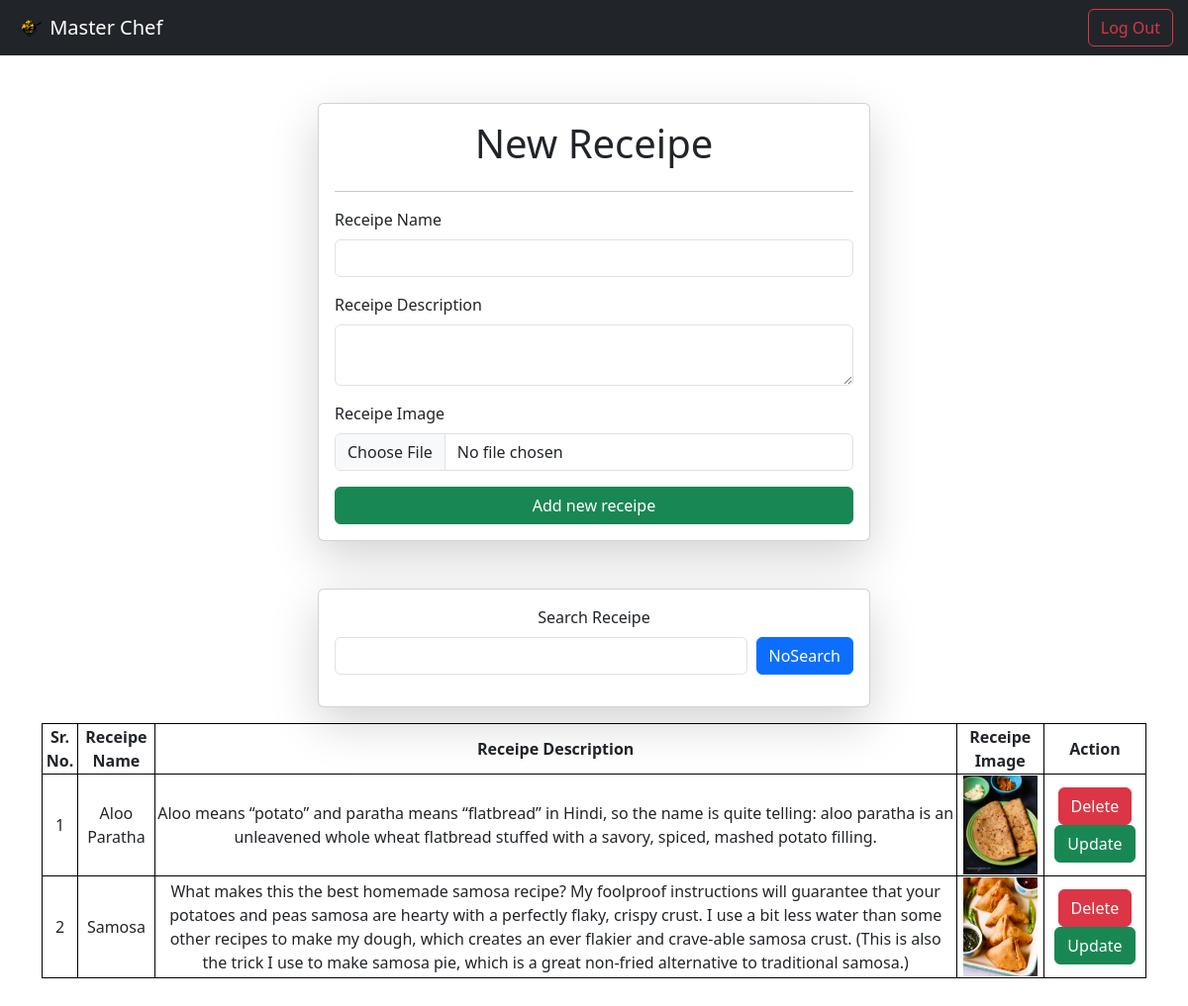
The page /vege/ (signed in) on the database its author committed.
### vege/models.py (models this page shows, shortened)
class Reci(models.Model):
    user = models.ForeignKey(User,on_delete=models.SET_NULL , null = True , blank= True)
    receipe_name = models.CharField(max_length=100)
    slug = models.SlugField(unique=True)
    receipe_description = models.TextField()
    receipe_image = models.ImageField(upload_to="")
    receipe_view_count = models.IntegerField(default=1)
    is_deleted = models.BooleanField(default=False)
    objects = ReciManager()
    admin_objects = models.Manager()

### vege/views.py (the view, shortened to what this page needs)
# urls.py: path('vege/',receipes,name="receipes"),
@login_required(login_url = "/login/")
def receipes(request):
    queryset = Reci.objects.all()
    if request.GET.get('search'):
        queryset = queryset.filter(receipe_name__icontains = request.GET.get('search'))
    context = {"receipes" : queryset}
    return render(request,"receipes.html",context)

### vege/models.py (called while the page is built)
    def get_queryset(self):
        return super().get_queryset().filter(is_deleted=False)

### vege/templates/receipes.html (shortened to what this page needs)
<!DOCTYPE html>
<html lang="en">
<head>
  <link href="https://cdn.jsdelivr.net/npm/bootstrap@5.3.1/dist/css/bootstrap.min.css" rel="stylesheet"
>
</head>
<body>
  <nav class="navbar navbar-dark bg-dark">
    <a class="navbar-brand" href="#">
      <img src="/media/ico.png" width="30" height="30" class="d-inline-block align-top display-1 ml-3" style="margin-left: 15px;" alt="">
      Master Chef
    </a>
    {% if request.user.is_authenticated %}
    <a href="/logout/" class="btn btn-outline-danger my-2 my-sm-0" style="margin-right: 15px; visibility: visible; " type="submit">Log Out</a>
    {% else %}
    <a href="/login/" class="btn btn-outline-danger my-2 my-sm-0" style="margin-right: 15px; visibility: hidden; " type="submit">Losg Out</a>
    {% endif %}
  </nav>
  <div class="container mt-5">
    <form class="col-6 mx-auto card p-3 shadow-lg" method="post" enctype="multipart/form-data">
      <h1 class="mx-auto">New Receipe</h1>
      <hr>
      <div class="mb-3">
        <label class="form-label">Receipe Name</label>
        <input type="text" class="form-control" name="receipe_name" required>
      </div>
      <div class="mb-3">
        <label class="form-label">Receipe Description</label>
        <textarea class="form-control" name="receipe_description" required></textarea>
      </div>
      <div class="mb-3">
        <label class="form-label">Receipe Image</label>
        <input type="file" class="form-control" name="receipe_image" required>
      </div>
      <button type="submit" class="btn btn-success ">Add new receipe</button>
    </form>
    <div class="search mt-5 ">
      <div class="mx-auto col-6"  style="text-align: center;">
        <form class="mx-auto card p-3 shadow-lg" >
          <label class="form-label">Search Receipe</label>
        <div class="mb-3" style="display: flex;">
          <input type="text" class="form-control" name="search">
          <button type="submit" class="btn btn-primary" style="margin-left: 9px;">NoSearch</button>
        </div>
      </form>
      </div>
    </div>
    <table style="width:100%" class="mt-3 mb-5">
      <thead>
        <tr>
          <th style="text-align : center;">Sr. No.</th>
          <th style="text-align : center;">Receipe Name</th>
          <th style="text-align : center;">Receipe Description</th>
          <th style="text-align : center;">Receipe Image</th>
          <th style="text-align : center;">Action</th>
        </tr>
      </thead>
      {%for i in receipes%}
      <tr>
        <td style="text-align : center;">{{forloop.counter}}</td>
        <td style="text-align : center;">{{i.receipe_name}}</td>
        <td style="text-align : center;">{{i.receipe_description}}</td>
        <td style="text-align : center;"><img src="/media/{{i.receipe_image}}" alt="" style="height: 100px;"></td>
        <td style="text-align : center;">
          <a href="/delete_item/{{i.slug}}/" class="btn btn-danger">Delete</a>
          <a href="/update_item/{{i.slug}}/" class="btn btn-success">Update</a></td>
      </tr>
      {%endfor%}
    </table>
  </div>
</body>
</html>

### vege/templates/receipes.html (style rules this page uses)
table, th, td { border: 1px solid black; }

### rows shown on the page
Reci: receipe_name "Aloo Paratha", receipe_description "Aloo means “potato” and paratha means “flatbread” in Hindi, so the name is quite telling: aloo paratha is an unleavened whole wheat flatbread stuffed with a savory, spiced, mashed potato filling.", receipe_image (picture)
Reci: receipe_name "Samosa", receipe_description "What makes this the best homemade samosa recipe? My foolproof instructions will guarantee that your potatoes and peas samosa are hearty with a perfectly flaky, crispy crust. I use a bit less water than some other recipes to make my dough, which creates an ever flakier and crave-able samosa crust. (This is also the trick I use to make samosa pie, which is a great non-fried alternative to traditional samosa.)", receipe_image (picture)
